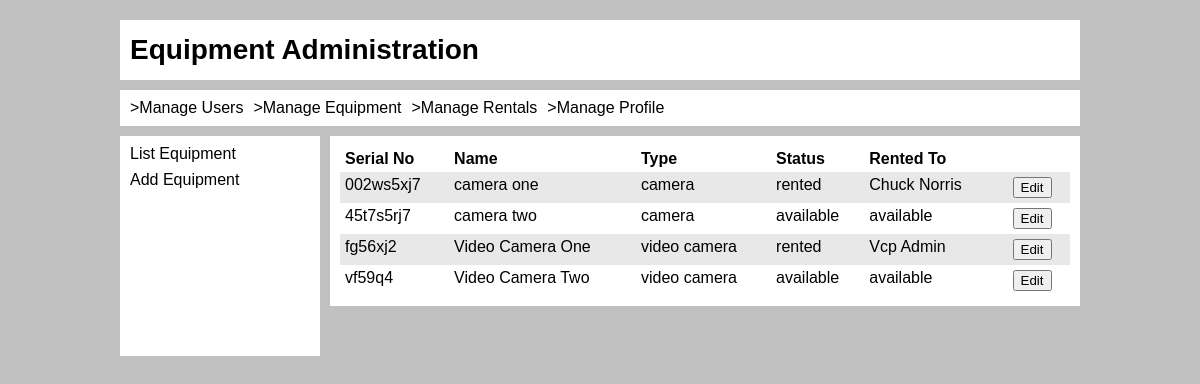
Screenshot of /equipment/equipment_script.php?listEquipment with the database file from the repository.
### tables this page shows
CREATE TABLE IF NOT EXISTS `equipment` (
  `id` int(11) NOT NULL AUTO_INCREMENT,
  `serialNo` varchar(255) NOT NULL,
  `addedDate` timestamp NOT NULL DEFAULT CURRENT_TIMESTAMP,
  `name` varchar(128) NOT NULL,
  `description` varchar(512) DEFAULT NULL,
  `status` enum('rented','repair','inactive','available') NOT NULL DEFAULT 'available',
  `rentedTo` varchar(128) DEFAULT 'available',
  `type` enum('camera','video camera','lighting','accessory') NOT NULL DEFAULT 'camera',
  PRIMARY KEY (`id`)
);

### includes/helpers.inc.php (the view)
<?php
function htmlout($text) {
	$output = htmlspecialchars($text, ENT_QUOTES, 'UTF-8');
	echo $output;
}

### equipment/equipment.html.php
<div class="content">
	<table class="stripeInside">
		<tr>
			<th>Serial No</th>
			<th>Name</th>
			<th>Type</th>
			<th>Status</th>
			<th>Rented To</th>
			<th colspan="2">&nbsp;</th>
		</tr>
		<?php foreach($items as $item): ?>
			<tr>
				<form action="" method="post">
						<td><?php htmlout($item['serialNo']); ?></td>
						<td><?php htmlout($item['name']); ?></td>
						<td><?php htmlout($item['type']); ?></td>
						<td><?php htmlout($item['status']); ?></td>
						<td><?php htmlout($item['rentedTo']); ?></td>
						<td><input type="hidden" name="id" value="<?php echo $item['id']; ?>" /></td>
						<td><input type="submit" name="action" value="Edit" /></td>
				</form>
			</tr>
		<?php endforeach; ?>
	</table>
</div>

### includes/css/mainStyles.css (style rules this page uses)
html, body, div, span, applet, object, iframe, p, blockquote, pre, h1, h2, h3, h4, h5, h6, a, abbr, acronym, address, big, cite, code, del, dfn, em, img, ins, kbd, q, s, samp, small, strike, strong, sub, sup, tt, var, b, u, i, center, dl, dt, dd, ol, ul, li, fieldset, form, label, legend, table, caption, tbody, tfoot, thead, tr, th, td, article, aside, canvas, details, embed, figure, figcaption, footer, header, hgroup, menu, nav, output, ruby, section, summary, time, mark, audio, video { margin: 0; padding: 0; border: 0; font-size: 100%; font: inherit; vertical-align: baseline; }
body { line-height: 1; background: #c0c0c0; padding: 20px 0px 10px 0px; font-family: Arial, Helvetica, sans-serif; }
table { border-collapse: collapse; border-spacing: 0; width: 100%; }
td, th { padding: 5px; text-align: left; vertical-align: top; }
th { font-weight: bold; }
.tableStripe { background: #e8e8e8; }
.content { width: 730px; background: #ffffff; padding: 10px; margin-left: 210px; }

### rows the page displays
equipment: serialNo "002ws5xj7 camera one camera rented Chuck Norris"
equipment: serialNo "45t7s5rj7 camera two camera available available"
equipment: serialNo "fg56xj2 Video Camera One video camera rented Vcp Admin"
equipment: serialNo "vf59q4 Video Camera Two video camera available available"

### other values shown
$output "Equipment Administration"
